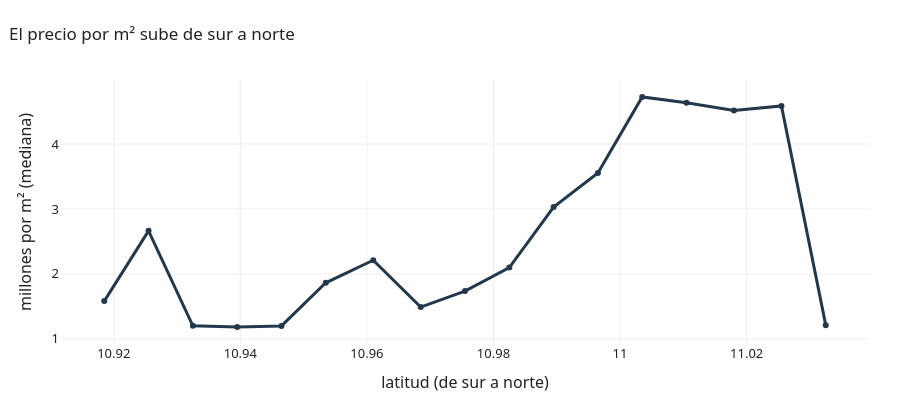

This figure's notebook cell:
### Code cell
geo["franja"] = pd.cut(geo.lat, bins=18)
perfil = geo.groupby("franja", observed=True).agg(n=("pm2_M", "size"), pm2=("pm2_M", "median")).query("n >= 30")
fig = go.Figure(go.Scatter(x=[iv.mid for iv in perfil.index], y=perfil.pm2, mode="lines+markers",
                           line=dict(color=OSCURO, width=3), customdata=perfil.n,
                           hovertemplate="latitud %{x:.3f}: %{y:.2f} M por m² (%{customdata} ventas)<extra></extra>"))
fig.update_xaxes(title="latitud (de sur a norte)")
fig.update_yaxes(title="millones por m² (mediana)")
mostrar(fig, "El precio por m² sube de sur a norte", alto=400)

print("Spearman con el precio por m²:  latitud", round(geo.lat.corr(geo.precio_m2_real, method="spearman"), 2),
      "  longitud", round(geo.lon.corr(geo.precio_m2_real, method="spearman"), 2))
q10, q90 = geo.lat.quantile([0.1, 0.9])
print("El 10% más al norte cuesta", round(geo[geo.lat >= q90].precio_m2_real.median() /
                                         geo[geo.lat <= q10].precio_m2_real.median(), 1), "veces el m² del 10% más al sur")

### Figure 1 — Plotly figure (JSON) as saved in the notebook; plotly's stock layout.template omitted (floating-point values rounded to 4 significant figures)
{"data": [{"customdata": [50, 1086, 481, 506, 578, 810, 1037, 539, 692, 622, 2072, 2215, 1386, 1537, 1288, 415, 136], "hovertemplate": "latitud %{x:.3f}: %{y:.2f} M por m² (%{customdata} ventas)<extra></extra>", "line": {"color": "#24384C", "width": 3}, "mode": "lines+markers", "type": "scatter", "x": [10.92, 10.93, 10.93, 10.94, 10.95, 10.95, 10.96, 10.97, 10.98, 10.98, 10.99, 11.0, 11.0, 11.01, 11.02, 11.03, 11.03], "y": [1.58, 2.663, 1.2, 1.181, 1.198, 1.863, 2.21, 1.488, 1.736, 2.098, 3.03, 3.555, 4.726, 4.637, 4.518, 4.588, 1.21]}], "layout": {"height": 400, "title": {"text": "El precio por m² sube de sur a norte"}, "xaxis": {"title": {"text": "latitud (de sur a norte)"}}, "yaxis": {"title": {"text": "millones por m² (mediana)"}}}}
